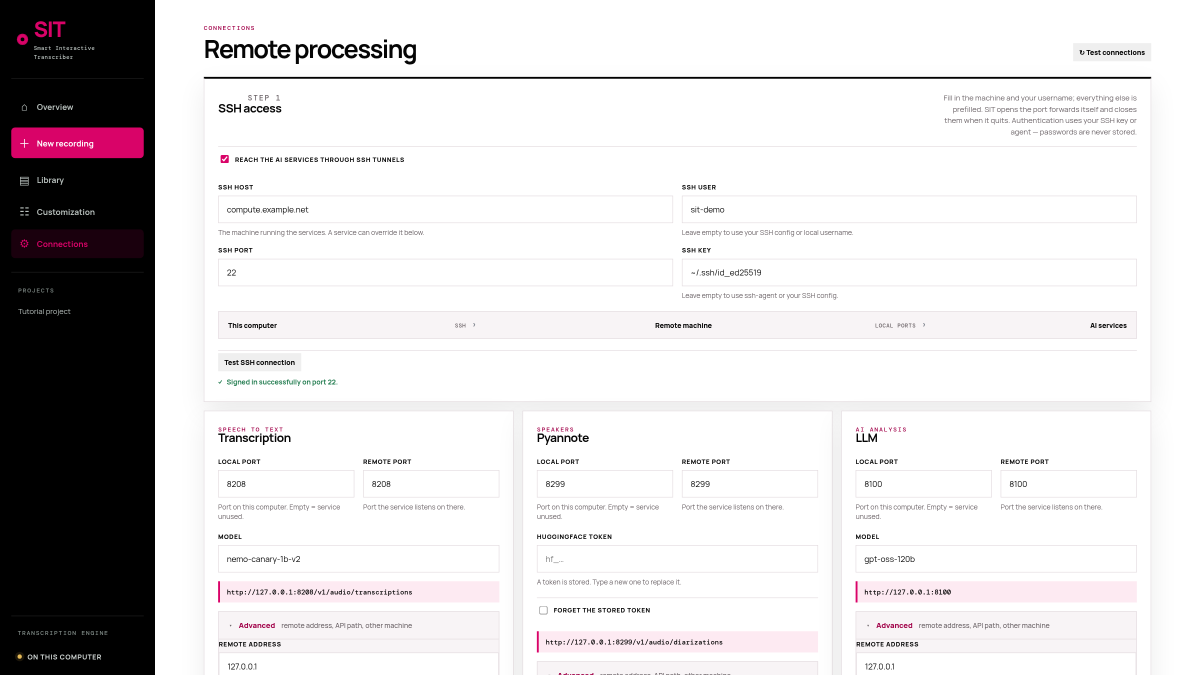
#> input picture tutorial-video/assets/06-connections.png, 2400 x 1350 px (shown at 1/2 size)
$ python -i build_video.py   (imports and definitions only)
#> lines starting #> are read from the running program, lines starting #| are printed output that depends on the picture
#!/usr/bin/env python3
"""Build the S-I-T tutorial master video, clips, captions, and thumbnail."""

from __future__ import annotations

import asyncio
import json
import math
import re
import shutil
import subprocess
import textwrap
from pathlib import Path

import edge_tts
from PIL import Image, ImageDraw, ImageFilter, ImageFont

ROOT = Path(__file__).resolve().parent
# [1 line that did not run here, left out]
# [1 line that did not run here, left out]
# [1 line that did not run here, left out]
WIDTH, HEIGHT, FPS = 1920, 1080, 30
BG = "#0b090a"
PANEL = "#181315"
INK = "#fffafc"
MUTED = "#cfc3c8"
MAGENTA = "#e5007d"
PAPER = "#f9f6f4"
DARK_INK = "#171214"
FONT = Path("/usr/share/fonts/TTF/DejaVuSans.ttf")
FONT_BOLD = Path("/usr/share/fonts/TTF/DejaVuSans-Bold.ttf")
MONO = Path("/usr/share/fonts/TTF/JetBrainsMonoNerdFont-Regular.ttf")

NARRATION_DIR = ROOT / "narration"
SLIDE_DIR = ROOT / "slides"
WORK_DIR = ROOT / "work"
SCENE_DIR = WORK_DIR / "scenes"
VISUAL_DIR = WORK_DIR / "visuals"
OUTPUT_DIR = ROOT / "output"
CLIP_DIR = OUTPUT_DIR / "clips"
# [2 lines not run here, left out]


def run(*args: str) -> None:
    subprocess.run(args, check=True)


# [8 lines left out: function duration, not called in this run]


def font(size: int, bold: bool = False, mono: bool = False) -> ImageFont.FreeTypeFont:
    return ImageFont.truetype(str(MONO if mono else FONT_BOLD if bold else FONT), size)


def rounded(draw: ImageDraw.ImageDraw, box: tuple[int, int, int, int], radius: int, fill: str, outline: str | None = None, width: int = 1) -> None:
    draw.rounded_rectangle(box, radius=radius, fill=fill, outline=outline, width=width)


# [20 lines left out: function wrapped, not called in this run]


def brand(draw: ImageDraw.ImageDraw, x: int = 88, y: int = 62, dark: bool = True) -> None:
    draw.ellipse((x, y + 10, x + 18, y + 28), fill=MAGENTA)
    draw.text((x + 34, y), "S·I·T", font=font(34, bold=True), fill=INK if dark else DARK_INK)
    draw.text((x + 176, y + 7), "SMART INTERACTIVE TRANSCRIBER", font=font(15, bold=True), fill=MUTED if dark else "#776a70")


# [17 lines left out: function make_title, not called in this run]


def make_slide(scene: dict, out: Path) -> None:
    image = Image.new("RGB", (WIDTH, HEIGHT), PAPER)
    draw = ImageDraw.Draw(image)
    brand(draw, dark=False)
    draw.text((88, 155), f"CHAPTER {int(scene['id'])}", font=font(18, bold=True), fill=MAGENTA)
    y = wrapped(draw, scene["title"], (88, 202), 1120, font(58, bold=True), DARK_INK, 12)
    bullets = scene.get("bullets", [])
    code = scene.get("code")
    left_width = 900 if code else 1500
    y += 42
    for item in bullets:
        draw.ellipse((96, y + 11, 116, y + 31), fill=MAGENTA)
        y = wrapped(draw, item, (144, y), left_width - 80, font(27), DARK_INK, 10) + 24
    if code:
        x0, y0, x1, y1 = 1030, 180, 1832, 900
        shadow = Image.new("RGBA", image.size, (0, 0, 0, 0))
        sd = ImageDraw.Draw(shadow)
        rounded(sd, (x0 + 12, y0 + 18, x1 + 12, y1 + 18), 24, "#00000044")
        shadow = shadow.filter(ImageFilter.GaussianBlur(15))
        image = Image.alpha_composite(image.convert("RGBA"), shadow).convert("RGB")
        draw = ImageDraw.Draw(image)
        rounded(draw, (x0, y0, x1, y1), 24, BG)
        draw.ellipse((x0 + 28, y0 + 26, x0 + 44, y0 + 42), fill="#ff5f57")
        draw.ellipse((x0 + 54, y0 + 26, x0 + 70, y0 + 42), fill="#febc2e")
        draw.ellipse((x0 + 80, y0 + 26, x0 + 96, y0 + 42), fill="#28c840")
        cy = y0 + 84
        for line in code.splitlines():
            parts = textwrap.wrap(line, width=56, subsequent_indent="  ") or [""]
            for part in parts:
                draw.text((x0 + 34, cy), part, font=font(20, mono=True), fill="#f8eaf1")
                cy += 34
            cy += 7
    draw.rectangle((88, 966, 1832, 970), fill="#ded5d9")
    draw.rectangle((88, 966, 88 + int(1744 * int(scene["id"]) / len(SCENES)), 970), fill=MAGENTA)
    draw.text((88, 994), "S·I·T COMPLETE GUIDE", font=font(16, bold=True), fill="#71656a")
    draw.text((1730, 994), scene["id"], font=font(16, bold=True), fill=MAGENTA)
    image.save(out)


# [26 lines left out: functions crop_or_fit, make_visual, not called in this run]


# [7 lines not run here, left out]


# [41 lines left out: functions render_scene, concat_videos, stamp, not called in this run]


def split_sentences(text: str) -> list[str]:
    return [part.strip() for part in re.split(r"(?<=[.!?])\s+", text.strip()) if part.strip()]


# [22 lines left out: function write_srt, not called in this run]


def clock(seconds: float) -> str:
    value = int(round(seconds))
    return f"{value // 60:02d}:{value % 60:02d}"


# [52 lines left out: functions make_thumbnail, main, not called in this run]


# [2 lines not run here, left out]

>>> import cv2
>>> picture = cv2.imread('assets/06-connections.png', cv2.IMREAD_GRAYSCALE)
#> picture: shape (1350, 2400); min 0, max 255, mean 217.7
>>> result = make_slide(picture, 'out.png')
#> in make_slide, `image = Image.new("RGB", (WIDTH, HEIGHT), PAPER)`:
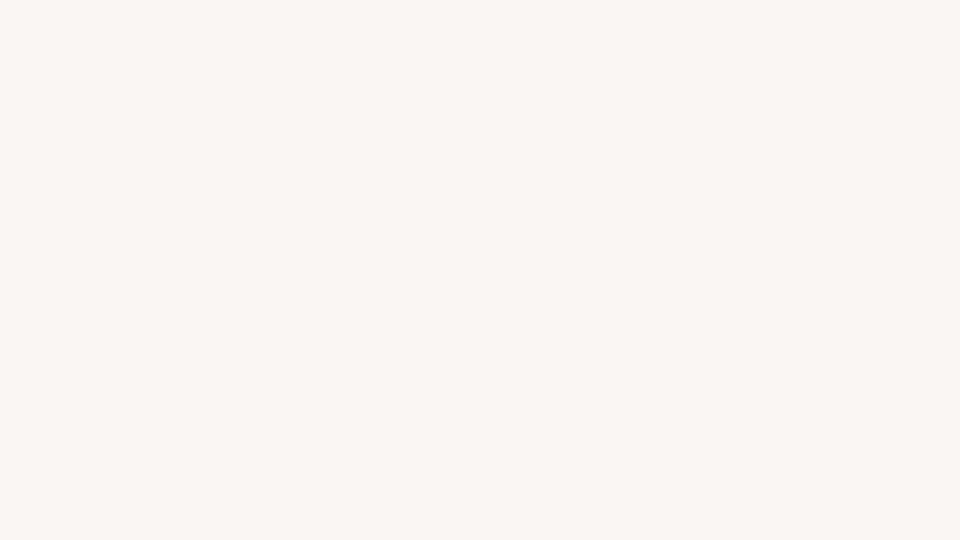
#> image: PIL image 1920x1080 RGB (shown at 1/2 size); mean R, G, B 249, 246, 244
#> (the run stopped early here; a loop or call above may not have finished)
